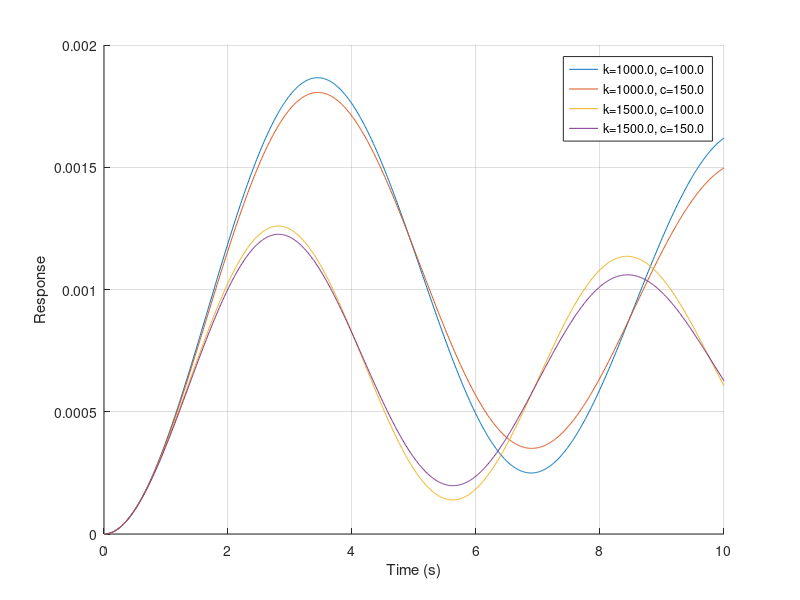

MATLAB code to generate this figure:

clear
clc

% MATLAB Script to Plot System Response for Different k and c Values

% System Parameters
m = 1200; % Mass (kg)
A = 0.03; % Amplitude as estimated using the rack rail height
omega = 1; % Arbitary chosen valuue for simplifying analysis (rad/s)

% Define ranges for k and c
k_values = [1000, 1500]; % Spring constants (N/m)
c_values = [ 100, 150]; % Damping coefficients (Ns/m)

% Time vector
t = linspace(0, 10, 1000); % Time from 0 to 60 seconds (Desired to settle within a minutes if possibel


figure;
hold on;

% Loop over different k and c values
for k = k_values
    for c = c_values
        % Natural Frequency and Damping Ratio
        omega_n = sqrt(k / m);
        zeta = c / (2 * sqrt(k * m));
        omega_d = omega_n * sqrt(1 - zeta^2);

        % System response calculation
        % Input: A*sin(omega*t) >>Because it is simillar to sinwave which is being used to model the vibration on the wheel so its still acceptable to do so
        % Response: use the impulse response for simplicity
       
        
        % Impulse Response (for illustration)
        sys = tf([1], [m, c, k]); % Transfer function H(s) = 1 / (ms^2 + cs + k)
        [y, t] = step(sys, t); % Response to unit step input
        
        % Plot
        plot(t, y, 'DisplayName', sprintf('k=%.1f, c=%.1f', k, c));
    end
end



xlabel('Time (s)');
ylabel('Response');
legend('show');
grid on;
hold off;
